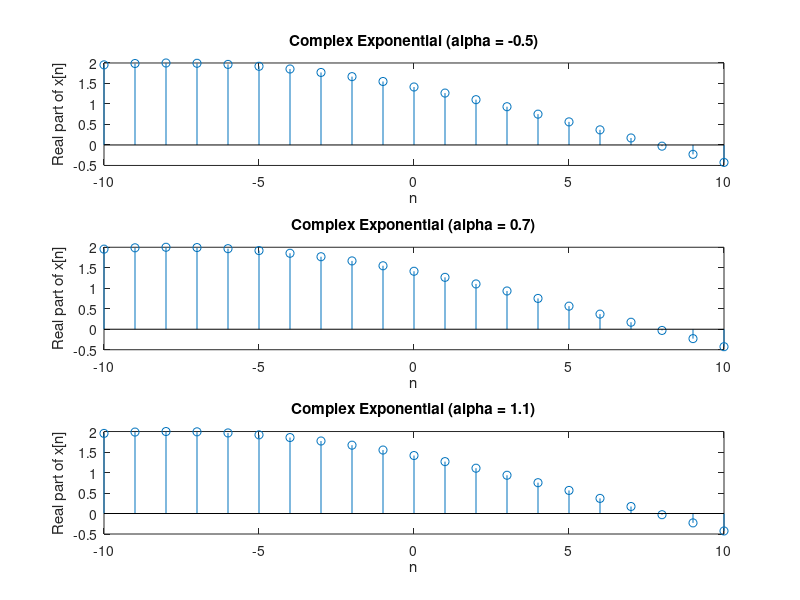

MATLAB code for this plot:
% Complex Exponential Sequences
n = -10:10;  % Define the range of 'n'
A = 2;        % Amplitude

% Case 1: alpha = -0.5
alpha1 = -0.5;
omega = 0.1;  % Choose an arbitrary value for the frequency (?0)
phi = pi/4;   % Choose an arbitrary phase angle (?)
x1 = A * exp(1i * (omega * n + phi));

% Case 2: alpha = 0.7
alpha2 = 0.7;
x2 = A * exp(1i * (omega * n + phi));

% Case 3: alpha = 1.1
alpha3 = 1.1;
x3 = A * exp(1i * (omega * n + phi));

% Plotting
figure;
subplot(3, 1, 1);
stem(n, real(x1));
title('Complex Exponential (alpha = -0.5)');
xlabel('n');
ylabel('Real part of x[n]');

subplot(3, 1, 2);
stem(n, real(x2));
title('Complex Exponential (alpha = 0.7)');
xlabel('n');
ylabel('Real part of x[n]');

subplot(3, 1, 3);
stem(n, real(x3));
title('Complex Exponential (alpha = 1.1)');
xlabel('n');
ylabel('Real part of x[n]');
